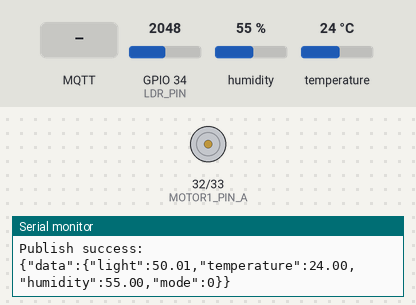
Simulated run of this program. Board: ESP32. On the bench: motor-driver pin pairs drawn as motors (green arrow = first pin HIGH = forward, orange = second pin HIGH = backward, longer = more drive), the last lines printed to the serial monitor. The inputs (shaded band) are chosen by the test bench; at power-on: temperature 24 °C, GPIO 34 (LDR_PIN) = 2048, humidity 55 %. WiFi joins after 1.5 s; servers stay silent unless stated; EEPROM starts erased; no MQTT or app messages arrive unless stated.

Above: at 4.7 s.
4.8 s: MQTT message "1" arrives on the first subscribed topic
At 6.6 s:
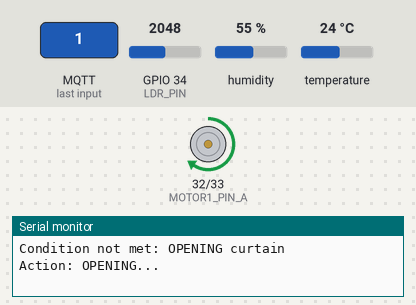
8.7 s: temperature set to 26 °C
At 11.3 s:
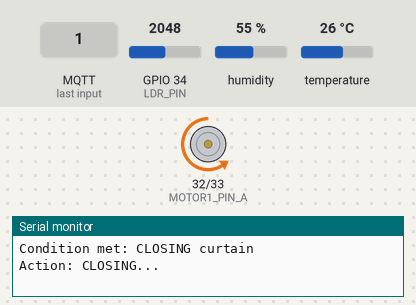
13.2 s: MQTT message "@msg/mode" arrives on the first subscribed topic
15.3 s: MQTT message "255" arrives on the third subscribed topic
At 16.6 s:
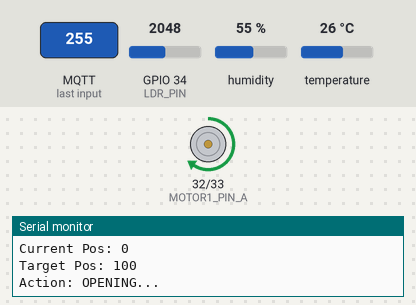
Timing chart, 0 to 18.3 s (numbered marks = the images above; inputs shaded):
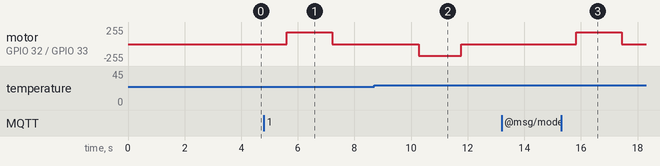

Measured:
- the behaviour switches between 24 and 25 °C on temperature (found by bisection; images 1 and 2)
- after the input at 4.8 s, motor on GPIO 32 (MOTOR1_PIN_A) / GPIO 33 (MOTOR1_PIN_B): stopped → forward 174/255 after 0.81 s, → stopped 1.6 s later
- after the input at 8.7 s, motor on GPIO 32 (MOTOR1_PIN_A) / GPIO 33 (MOTOR1_PIN_B): stopped → backward 174/255 after 1.6 s, → stopped 1.5 s later
- after the input at 15.3 s, motor on GPIO 32 (MOTOR1_PIN_A) / GPIO 33 (MOTOR1_PIN_B): stopped → forward 174/255 after 0.54 s, → stopped 1.6 s later

The program:

main.cpp
```cpp
#include <WiFi.h>
#include <PubSubClient.h>
#include <DHT.h>
#include <ArduinoJson.h>
#include <EEPROM.h>

#define LDR_PIN 34
#define DHTPIN 4
#define DHTTYPE DHT11

#define EEPROM_SIZE 512
#define EEPROM_TEMP_ADDR 0
#define EEPROM_LIGHT_ADDR 4

// Global variables for limits
int tempLimit = 25; // Default value
int lightLimit = 75;  // Default value

// #define LED_open 5
// #define LED_close 18

// DS1302 Pins (SPI interface)
#define DS1302_CLK_PIN 14
#define DS1302_DAT_PIN 27
#define DS1302_RST_PIN 26

// ------------------- WiFi & NETPIE Config ---------------------
const char* ssid = "Frigg";
const char* password = "0817410115";

const char* mqtt_server = "mqtt.netpie.io";
const int   mqtt_port   = 1883;

const char* mqtt_ClientID = "3c785d48-5bef-46d0-a7af-326bfd8ca900";
const char* mqtt_username = "KPiUhzR4SiBb3BFwnCtXRcq8GESfJWGB";
const char* mqtt_password = "Uh9bctRxCHM6DyfY7YdCjbW1vgSGsFZE";

int curtain_state = 0;

// ----------------------------
// SINGLE MOTOR SETTINGS
// ----------------------------
#define PWM_FREQ 5000
#define PWM_RESOLUTION 8 // 8-bit resolution (0-255)
#define PWM_CHANNEL_1 0
#define PWM_CHANNEL_2 1

// Only Motor 1 Pins defined now
#define MOTOR1_PIN_A 32
#define MOTOR1_PIN_B 33

#define MOTOR_SPEED 175 // Speed 0-255
#define MOTOR_TIME 1600 // Time to open/close curtain in milliseconds

// ----------------------------
// FIXED MOTOR FUNCTIONS (SINGLE MOTOR)
// ----------------------------
void stopMotor() {
    ledcWrite(PWM_CHANNEL_1, 0);
    ledcWrite(PWM_CHANNEL_2, 0);
    Serial.println("Motor: STOP");
}

// Just START moving, do not stop
void startOpening() {
    Serial.println("Action: OPENING...");
    // Motor 1: Forward
    ledcWrite(PWM_CHANNEL_1, MOTOR_SPEED);
    ledcWrite(PWM_CHANNEL_2, 0);
}

// Just START moving, do not stop
void startClosing() {
    Serial.println("Action: CLOSING...");
    // Motor 1: Backward
    ledcWrite(PWM_CHANNEL_1, 0);
    ledcWrite(PWM_CHANNEL_2, MOTOR_SPEED);
}

WiFiClient espClient;
PubSubClient client(espClient);
DHT dht(DHTPIN, DHTTYPE);

int currentMode = 0;   // 0=manual, 1=templight, 2=voice

// Function to save limits to EEPROM
void saveLimits() {
  EEPROM.put(EEPROM_TEMP_ADDR, tempLimit);
  EEPROM.put(EEPROM_LIGHT_ADDR, lightLimit);
  EEPROM.commit();
}

unsigned long lastSensorCheck = 0;
const unsigned long SENSOR_CHECK_INTERVAL = 2000; // Check every 2 seconds in templight mode


// ===============================================================
// TEMP/LIGHT AUTOMATION (moved from callback)
// ===============================================================
void checkTempLightMode() {
  if (currentMode != 1) return; // Only run in templight mode

  float t = dht.readTemperature();
  int ldr = analogRead(LDR_PIN);
  float l = (ldr / 4095.0) * 100.0;

  // Skip if sensor read failed
  // if (isnan(t)) return;
  // t=30.0;
  Serial.print("Temp: "); Serial.print(t);
  Serial.print("°C | Light: "); Serial.print(l);
  Serial.print("% | Limits - Temp: "); Serial.print(tempLimit);
  Serial.print("°C, Light: "); Serial.println(lightLimit + "%");

  // If temp OR light exceeds limit -> CLOSE curtain
  if (t >= tempLimit || l >= lightLimit) {
    if (curtain_state != 0) {
      Serial.println("Condition met: CLOSING curtain");
      startClosing();
      delay(MOTOR_TIME - 110);
      stopMotor();
      curtain_state = 0;
    }
  }
  // If both conditions are below limit -> OPEN curtain
  else {
    if (curtain_state != 100) {
      Serial.println("Condition not met: OPENING curtain");
      startOpening();
      delay(MOTOR_TIME);
      stopMotor();
      curtain_state = 100;
    }
  }
}

// ===============================================================
// CALLBACK: When ESP32 receives any MQTT message
// ===============================================================
void callback(char* topic, byte* payload, unsigned int length) {
  String msg = "";
  for (int i = 0; i < length; i++) {
    msg += (char)payload[i];
  }

  Serial.print("Topic: "); Serial.println(topic);
  Serial.print("Payload: "); Serial.println(msg);

  // -------------------
  // 1. MODE SELECTION
  // -------------------
  if (String(topic) == "@msg/mode") {
    int mode = msg.toInt();
    currentMode = mode;
    Serial.print("Mode changed to: "); Serial.println(mode);

  }

  // -------------------
  // 2. VOICE COMMAND
  // -------------------
  else if (String(topic) == "@msg/voice-msg") {
    if (currentMode != 2) {
      Serial.println("Error: Not in Voice Mode");
      return;
    }

    if (msg == "open") {
      startOpening();
      delay(MOTOR_TIME);
      // Run for full duration
      stopMotor();
      curtain_state = 100;
      // Update state to fully open
    }
    else if (msg == "close") {
      startClosing();
      delay(MOTOR_TIME-110); // Run for full duration
      stopMotor();
      curtain_state = 0;
      // Update state to fully closed
    }
  }

  // -------------------
  // 3. MANUAL COMMAND (0, 25, 50, 75, 100)
  // -------------------
  else if (String(topic) == "@msg/manual-command") {
    if (currentMode != 0) {
      Serial.println("Error: Not in Manual Mode");
      return;
    }

    int targetPos = msg.toInt(); // Target position (e.g., 50)

    // Safety check for valid range
    if (targetPos < 0) targetPos = 0;
    if (targetPos > 100) targetPos = 100;

    Serial.print("Current Pos: "); Serial.println(curtain_state);
    Serial.print("Target Pos: "); Serial.println(targetPos);

    if (targetPos == curtain_state) {
      Serial.println("Already at target position.");
      return;
    }

    // Calculate how much we need to move
    int difference = targetPos - curtain_state;
    // e.g. 50 - 0 = 50

    // Calculate time required (Proportional to the difference)
    // If MOTOR_TIME is 1100ms, and we move 50%, time is 550ms

    if (difference > 0) {
      // Target is higher -> OPEN
      int moveTime = abs(abs(difference) * (MOTOR_TIME) / 100.0);
      startOpening();
      delay(moveTime);
      stopMotor();
    }
    else {
      // Target is lower -> CLOSE
      int moveTime = abs(abs(difference) * (MOTOR_TIME-100) / 100.0);
      startClosing();
      delay(moveTime);
      stopMotor();
    }

    // Update global state
    curtain_state = targetPos;
    Serial.print("New Position: "); Serial.println(curtain_state);
  }

  // -------------------
  // 4. TEMP/LIGHT LIMIT UPDATE (only updates limits, not automation)
  // -------------------
  else if (String(topic) == "@msg/templight-command") {
    StaticJsonDocument<200> doc;
    if (deserializeJson(doc, msg) == DeserializationError::Ok) {
      tempLimit = doc["temp"];
      lightLimit = doc["light"];

      saveLimits();

      Serial.print("New tempLimit: "); Serial.println(tempLimit);
      Serial.print("New lightLimit: "); Serial.println(lightLimit);
    }
  }
}
// ===============================================================
// WiFi Connection
// ===============================================================
void connectWiFi() {
  Serial.print("Connecting to WiFi...");
  WiFi.begin(ssid, password);

  while (WiFi.status() != WL_CONNECTED) {
    delay(500);
    Serial.print(".");
  }
  Serial.println("\nWiFi Connected!");
}

// ===============================================================
// MQTT Connection with Auto-subscribe
// ===============================================================
void connectMQTT() {
  while (!client.connected()) {
    Serial.print("Connecting to NETPIE MQTT...");
    if (client.connect(mqtt_ClientID, mqtt_username, mqtt_password)) {
      Serial.println("Connected!");
      // Subscribe to all user topics
      client.subscribe("@msg/mode");
      client.subscribe("@msg/voice-msg");
      client.subscribe("@msg/manual-command");
      client.subscribe("@msg/templight-command");
    }
    else {
      Serial.print("Failed, rc=");
      Serial.println(client.state());
      delay(2000);
    }
  }
}

// ===============================================================
// Sensor Reading + Publishing to NETPIE
// ===============================================================
void readSensorsAndPublish() {
  int ldrValue = analogRead(LDR_PIN);
  float light = (ldrValue) / 4095.0 * 100.0;

  float humidity = dht.readHumidity();
  float temperature = dht.readTemperature();

  if (isnan(humidity) || isnan(temperature)) {
    Serial.println("Failed to read from DHT sensor!");
    return;
    // humidity = 50;
    // temperature = 30;
  }

  char payload[256];
  snprintf(payload, sizeof(payload),
    "{\"data\":{\"light\":%.2f,\"temperature\":%.2f,\"humidity\":%.2f,\"mode\":%d}}",
    light, temperature, humidity, currentMode
  );

  if (client.publish("@msg/sensor-data", payload)) {
    Serial.println("Publish success:");
    Serial.println(payload);
  } else {
    Serial.println("Publish failed");
  }
}

// Function to load limits from EEPROM
void loadLimits() {
  tempLimit = EEPROM.read(EEPROM_TEMP_ADDR);
  lightLimit = EEPROM.read(EEPROM_LIGHT_ADDR);

  // Validate values (if EEPROM is empty, use defaults)
  if (tempLimit == 255) tempLimit = 25;
  if (lightLimit == 255) lightLimit = 75;

  Serial.print("Loaded tempLimit: "); Serial.println(tempLimit);
  Serial.print("Loaded lightLimit: "); Serial.println(lightLimit);
}

// ===============================================================
void setup() {
  Serial.begin(115200);
  EEPROM.begin(EEPROM_SIZE);  // Initialize EEPROM
  loadLimits();               // Load saved limits

  dht.begin();
  delay(2000);

  // Initialize PWM channels for single motor
  ledcSetup(PWM_CHANNEL_1, PWM_FREQ, PWM_RESOLUTION);
  ledcSetup(PWM_CHANNEL_2, PWM_FREQ, PWM_RESOLUTION);

  // Attach PWM channels to motor pins
  ledcAttachPin(MOTOR1_PIN_A, PWM_CHANNEL_1);
  ledcAttachPin(MOTOR1_PIN_B, PWM_CHANNEL_2);

  // pinMode(LED_open, OUTPUT);
  // pinMode(LED_close, OUTPUT);

  connectWiFi();

  client.setServer(mqtt_server, mqtt_port);
  client.setCallback(callback);

  connectMQTT();
}

// ===============================================================
void loop() {
  if (!client.connected()) {
    connectMQTT();
  }
  client.loop();
  // Check temp/light conditions continuously
  unsigned long currentTime = millis();
  if (currentTime - lastSensorCheck >= SENSOR_CHECK_INTERVAL) {
    checkTempLightMode();
    lastSensorCheck = currentTime;
  }
  Serial.println();
  readSensorsAndPublish();
  delay(1000);
}
```
